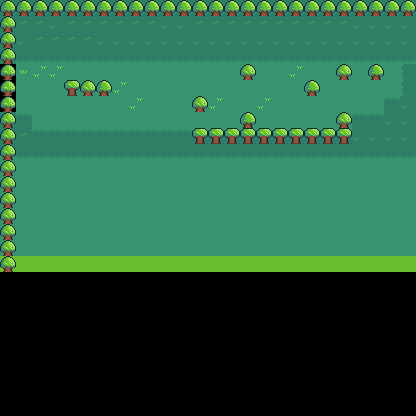

Rendered tile map (Tiled .tmx) drawn with the repository's tilesets; below, a short description and the full map source, tile grids included:
An orthogonal 26x26 tile map with 16x16 px tiles, 3 tile layers (ground, background, foreground) and 29 objects.

<map version="1.8" tiledversion="1.8.4" orientation="orthogonal" renderorder="right-down" width="26" height="26" tilewidth="16" tileheight="16" infinite="0" nextlayerid="9" nextobjectid="39">
 <tileset firstgid="1" source="map.tsx" />
 <layer id="1" name="ground" width="26" height="26">
  <data encoding="csv">
12,15,12,12,15,12,12,12,12,12,12,12,12,12,12,12,12,12,12,12,12,12,12,12,12,12,
12,15,15,12,15,15,15,15,15,15,12,12,15,15,15,15,15,15,15,15,15,15,12,12,12,12,
12,12,15,15,15,15,12,12,12,12,12,12,12,12,12,12,12,12,12,12,12,12,12,12,12,12,
15,13,13,13,13,13,13,13,13,13,13,13,13,13,13,13,13,13,13,13,13,13,13,13,13,13,
18,10,5,5,8,8,8,8,8,8,8,8,8,8,8,8,8,8,5,8,8,8,8,8,8,3,
18,8,8,8,8,8,8,5,8,8,8,8,8,8,8,8,8,8,8,8,8,8,8,8,8,3,
18,8,8,8,8,8,8,8,5,8,8,8,8,5,8,8,5,8,8,8,8,8,8,8,14,12,
15,14,8,8,8,8,8,8,8,8,8,8,8,8,8,8,8,8,8,8,8,8,14,14,12,12,
15,15,14,14,14,14,14,14,14,14,14,14,14,14,14,14,14,14,14,14,14,14,12,12,12,12,
13,13,13,13,13,13,13,13,13,13,13,13,13,13,13,13,13,13,13,13,13,13,13,13,13,13,
8,8,8,8,8,8,8,8,8,8,8,8,8,8,8,8,8,8,8,8,8,8,8,8,8,8,
8,8,8,8,8,8,8,8,8,8,8,8,8,8,8,8,8,8,8,8,8,8,8,8,8,8,
8,8,8,8,8,8,8,8,8,8,8,8,8,8,8,8,8,8,8,8,8,8,8,8,8,8,
8,8,8,8,8,8,8,8,8,8,8,8,8,8,8,8,8,8,8,8,8,8,8,8,8,8,
8,8,8,8,8,8,8,8,8,8,8,8,8,8,8,8,8,8,8,8,8,8,8,8,8,8,
8,8,8,8,8,8,8,8,8,8,8,8,8,8,8,8,8,8,8,8,8,8,8,8,8,8,
1,1,1,1,1,1,1,1,1,1,1,1,1,1,1,1,1,1,1,1,1,1,1,1,1,1,
0,0,0,0,0,0,0,0,0,0,0,0,0,0,0,0,0,0,0,0,0,0,0,0,0,0,
0,0,0,0,0,0,0,0,0,0,0,0,0,0,0,0,0,0,0,0,0,0,0,0,0,0,
0,0,0,0,0,0,0,0,0,0,0,0,0,0,0,0,0,0,0,0,0,0,0,0,0,0,
0,0,0,0,0,0,0,0,0,0,0,0,0,0,0,0,0,0,0,0,0,0,0,0,0,0,
0,0,0,0,0,0,0,0,0,0,0,0,0,0,0,0,0,0,0,0,0,0,0,0,0,0,
0,0,0,0,0,0,0,0,0,0,0,0,0,0,0,0,0,0,0,0,0,0,0,0,0,0,
0,0,0,0,0,0,0,0,0,0,0,0,0,0,0,0,0,0,0,0,0,0,0,0,0,0,
0,0,0,0,0,0,0,0,0,0,0,0,0,0,0,0,0,0,0,0,0,0,0,0,0,0,
0,0,0,0,0,0,0,0,0,0,0,0,0,0,0,0,0,0,0,0,0,0,0,0,0,0
</data>
 </layer>
 <layer id="2" name="background" width="26" height="26">
  <data encoding="csv">
2,2,2,2,2,2,2,2,2,2,2,2,2,2,2,2,2,2,2,2,2,2,2,2,2,2,
9,0,0,0,0,0,0,0,0,0,0,0,0,0,0,0,0,0,0,0,0,0,0,0,0,0,
9,0,0,0,0,0,0,0,0,0,0,0,0,0,0,0,0,0,0,0,0,0,0,0,0,0,
9,0,0,0,0,0,0,0,0,0,0,0,0,0,0,0,0,0,0,0,0,0,0,0,0,0,
9,0,0,0,0,0,0,0,0,0,0,0,0,0,0,9,0,0,0,0,0,9,0,2,0,0,
9,0,0,0,16,9,2,0,0,0,0,0,0,0,0,0,0,0,0,2,0,0,0,0,0,0,
9,0,0,0,0,0,0,0,0,0,0,0,9,0,0,0,0,0,0,0,0,0,0,0,0,0,
9,0,0,0,0,0,0,0,0,0,0,0,0,0,0,2,0,0,0,0,0,9,0,0,0,0,
9,0,0,0,0,0,0,0,0,0,0,0,16,16,16,16,16,16,16,16,16,16,0,0,0,0,
9,0,0,0,0,0,0,0,0,0,0,0,0,0,0,0,0,0,0,0,0,0,0,0,0,0,
9,0,0,0,0,0,0,0,0,0,0,0,0,0,0,0,0,0,0,0,0,0,0,0,0,0,
9,0,0,0,0,0,0,0,0,0,0,0,0,0,0,0,0,0,0,0,0,0,0,0,0,0,
9,0,0,0,0,0,0,0,0,0,0,0,0,0,0,0,0,0,0,0,0,0,0,0,0,0,
9,0,0,0,0,0,0,0,0,0,0,0,0,0,0,0,0,0,0,0,0,0,0,0,0,0,
9,0,0,0,0,0,0,0,0,0,0,0,0,0,0,0,0,0,0,0,0,0,0,0,0,0,
9,0,0,0,0,0,0,0,0,0,0,0,0,0,0,0,0,0,0,0,0,0,0,0,0,0,
9,0,0,0,0,0,0,0,0,0,0,0,0,0,0,0,0,0,0,0,0,0,0,0,0,0,
0,0,0,0,0,0,0,0,0,0,0,0,0,0,0,0,0,0,0,0,0,0,0,0,0,0,
0,0,0,0,0,0,0,0,0,0,0,0,0,0,0,0,0,0,0,0,0,0,0,0,0,0,
0,0,0,0,0,0,0,0,0,0,0,0,0,0,0,0,0,0,0,0,0,0,0,0,0,0,
0,0,0,0,0,0,0,0,0,0,0,0,0,0,0,0,0,0,0,0,0,0,0,0,0,0,
0,0,0,0,0,0,0,0,0,0,0,0,0,0,0,0,0,0,0,0,0,0,0,0,0,0,
0,0,0,0,0,0,0,0,0,0,0,0,0,0,0,0,0,0,0,0,0,0,0,0,0,0,
0,0,0,0,0,0,0,0,0,0,0,0,0,0,0,0,0,0,0,0,0,0,0,0,0,0,
0,0,0,0,0,0,0,0,0,0,0,0,0,0,0,0,0,0,0,0,0,0,0,0,0,0,
0,0,0,0,0,0,0,0,0,0,0,0,0,0,0,0,0,0,0,0,0,0,0,0,0,0
</data>
 </layer>
 <layer id="3" name="foreground" width="26" height="26">
  <data encoding="csv">
0,0,0,0,0,0,0,0,0,0,0,0,0,0,0,0,0,0,0,0,0,0,0,0,0,0,
0,0,0,0,0,0,0,0,0,0,0,0,0,0,0,0,0,0,0,0,0,0,0,0,0,0,
0,0,0,0,0,0,0,0,0,0,0,0,0,0,0,0,0,0,0,0,0,0,0,0,0,0,
0,0,0,0,0,0,0,0,0,0,0,0,0,0,0,0,0,0,0,0,0,0,0,0,0,0,
0,0,0,0,0,0,0,0,0,0,0,0,0,0,0,0,0,0,0,0,0,0,0,0,0,0,
0,0,0,0,0,0,0,0,0,0,0,0,0,0,0,0,0,0,0,0,0,0,0,0,0,0,
0,0,0,0,0,0,0,0,0,0,0,0,0,0,0,0,0,0,0,0,0,0,0,0,0,0,
0,0,0,0,0,0,0,0,0,0,0,0,0,0,0,0,0,0,0,0,0,0,0,0,0,0,
0,0,0,0,0,0,0,0,0,0,0,0,0,0,0,0,0,0,0,0,0,0,0,0,0,0,
0,0,0,0,0,0,0,0,0,0,0,0,0,0,0,0,0,0,0,0,0,0,0,0,0,0,
0,0,0,0,0,0,0,0,0,0,0,0,0,0,0,0,0,0,0,0,0,0,0,0,0,0,
0,0,0,0,0,0,0,0,0,0,0,0,0,0,0,0,0,0,0,0,0,0,0,0,0,0,
0,0,0,0,0,0,0,0,0,0,0,0,0,0,0,0,0,0,0,0,0,0,0,0,0,0,
0,0,0,0,0,0,0,0,0,0,0,0,0,0,0,0,0,0,0,0,0,0,0,0,0,0,
0,0,0,0,0,0,0,0,0,0,0,0,0,0,0,0,0,0,0,0,0,0,0,0,0,0,
0,0,0,0,0,0,0,0,0,0,0,0,0,0,0,0,0,0,0,0,0,0,0,0,0,0,
0,0,0,0,0,0,0,0,0,0,0,0,0,0,0,0,0,0,0,0,0,0,0,0,0,0,
0,0,0,0,0,0,0,0,0,0,0,0,0,0,0,0,0,0,0,0,0,0,0,0,0,0,
0,0,0,0,0,0,0,0,0,0,0,0,0,0,0,0,0,0,0,0,0,0,0,0,0,0,
0,0,0,0,0,0,0,0,0,0,0,0,0,0,0,0,0,0,0,0,0,0,0,0,0,0,
0,0,0,0,0,0,0,0,0,0,0,0,0,0,0,0,0,0,0,0,0,0,0,0,0,0,
0,0,0,0,0,0,0,0,0,0,0,0,0,0,0,0,0,0,0,0,0,0,0,0,0,0,
0,0,0,0,0,0,0,0,0,0,0,0,0,0,0,0,0,0,0,0,0,0,0,0,0,0,
0,0,0,0,0,0,0,0,0,0,0,0,0,0,0,0,0,0,0,0,0,0,0,0,0,0,
0,0,0,0,0,0,0,0,0,0,0,0,0,0,0,0,0,0,0,0,0,0,0,0,0,0,
0,0,0,0,0,0,0,0,0,0,0,0,0,0,0,0,0,0,0,0,0,0,0,0,0,0
</data>
 </layer>
 <objectgroup color="#000000" id="8" name="collision" tintcolor="#ffff00">
  <object id="7" x="36.6667" y="72.6667" width="6" height="6.66667" />
  <object id="9" x="36.6667" y="72.6667" width="6" height="6.66667" />
  <object id="10" x="101" y="168.667" width="6" height="6.66667" />
  <object id="11" x="37" y="153.292" width="6" height="6.66667" />
  <object id="12" x="37.125" y="121.167" width="6" height="6.66667" />
  <object id="13" x="21" y="121.042" width="6" height="6.66667" />
  <object id="14" x="68.875" y="121.042" width="6" height="6.66667" />
  <object id="15" x="100.875" y="121.042" width="6" height="6.66667" />
  <object id="16" x="116.75" y="121.542" width="6" height="6.66667" />
  <object id="17" x="69" y="200.917" width="6" height="6.66667" />
  <object id="19" x="37" y="232.667" width="6" height="6.66667" />
  <object id="20" x="100.875" y="41.0417" width="6" height="6.66667" />
  <object id="23" x="258.909" y="32.9091" width="10.1818" height="15.0909" />
  <object id="24" x="242.909" y="80.9091" width="10.1818" height="15.0909" />
  <object id="25" x="274.909" y="96.1818" width="10.1818" height="15.0909" />
  <object id="26" x="290.909" y="96.5455" width="10.1818" height="15.0909" />
  <object id="27" x="306.545" y="96.3636" width="10.1818" height="15.0909" />
  <object id="28" x="322.909" y="96.5455" width="10.1818" height="15.0909" />
  <object id="31" x="259.091" y="112.727" width="10.1818" height="15.0909" />
  <object id="32" x="227.273" y="128.545" width="10.1818" height="15.0909" />
  <object id="33" x="355.091" y="193.273" width="10.1818" height="15.0909" />
  <object id="29" x="354.909" y="112.545" width="10.1818" height="15.0909" />
  <object id="30" x="354.727" y="32.5455" width="10.1818" height="15.0909" />
  <object id="34" x="128.727" y="176.364" width="78.5455" height="63.2727" />
  <object id="35" x="128.182" y="16.5455" width="95.4545" height="126.909" />
  <object id="36" x="241" y="127.333" width="30" height="80.6667" />
  <object id="37" x="304.667" y="144" width="30" height="95.3333" />
  <object id="38" x="16" y="16">
   <polyline points="0,0 0,224 384,224 384,0 0,0" />
  </object>
 </objectgroup>
 <objectgroup id="4" name="gameObjects" />
 <objectgroup id="7" name="textLayer" />
 <objectgroup id="5" name="playerStartPos">
  <object id="1" x="227.333" y="228.333">
   <point />
  </object>
 </objectgroup>
</map>